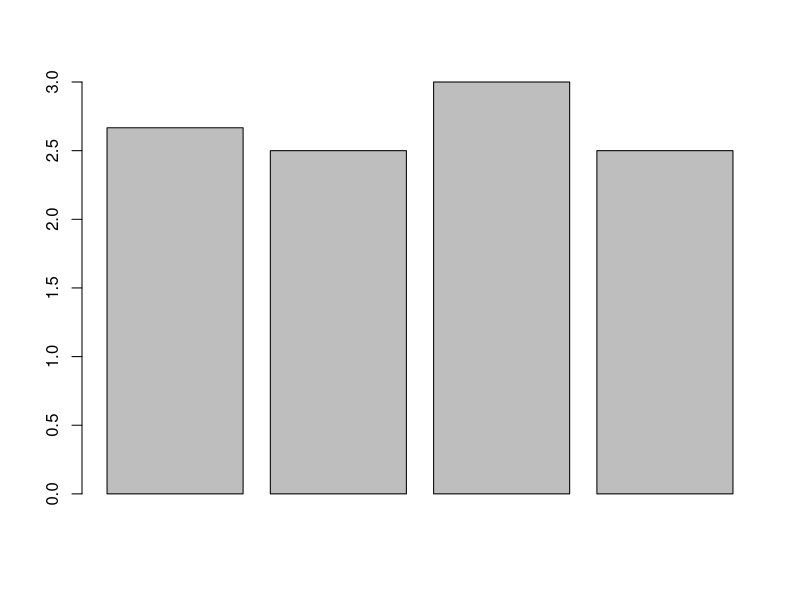

This figure's R source:
## ---- chunk 1
my_vector <- c(1, 2, 3, 4)

#print the vector
my_vector
## ---- chunk 2
char_vector <- c("I", "love", "to", "code", "in", "R.")

char_vector
## ---- chunk 3
length(char_vector)
## ---- chunk 4
b <- c(1, 2, 3, 4)

# You can add one to each element of the vector
b + 1
## ---- chunk 5
c <- c(pop = 10, soda = 20, cola = 30)

c
## ---- chunk 6
char_vector_2 <- c("But", "Python", "is", "ok", "too.")

c(char_vector, char_vector_2)
## ---- chunk 7
limb_meas <- c(humerus = 10, femur = 20, tibiofibula = 25)

limb_meas
## ---- chunk 8
body_size <- 40
## ---- chunk 9
dec <- c(3.24, 5.4, 2.04, 6.55)

typeof(dec)
## ---- chunk 10
mix_vec <- c(1, "two", 3L)

mix_vec

typeof(mix_vec)
## ---- chunk 11
mix_nums <- c(1L, 2L, 2.5, 3)
## ---- chunk 12
my_nums <- c(3, 5, 5)

mean(my_nums)
## ---- chunk 13
factorial(my_nums)
## ---- chunk 14
vec <- c(1, 2, 3, 4, 5)

vec2 <- c(4, 3, 2, 6, 8)

pmax(vec, vec2)
## ---- chunk 15
sentence_1 <- c("I", "want", "a", "pet", "turtle")

sentence_2 <- c("It", "will", "be", "green", "and", "brown")
## ---- chunk 16
z <- c(10, 11, 12, 13, 14, 15)

z[3] 
## ---- chunk 17
z[c(1, 4, 5)]
## ---- chunk 18
sentence_1 <- c("I", "want", "a", "pet", "turtle")
## ---- chunk 19
function_name <- function(arg_1, arg_2, arg_3 = 2) {
  
  # do some useful stuff
  new_var <- sum(arg_1) + sum(arg_2) 
  
  # do some more useful stuff
  div_out <- new_var / arg_3
  
  # return the value
  return(div_out) 
}
## ---- chunk 20
take_avg <- function(x){
  
  # this function takes the same of all values in x. Assumes x is a numeric vector
  s <- sum(x)
  
  # this counts the number of elements in x
  l <- length(x)
  
  # we're dividing the sum of values by the number of values to calculate the mean
  avg <- s / l
  
  # this specifies the value to be returned by the function
  return(avg)
}
## ---- chunk 21
v <- c(2.4, 3.65, 7.5, 1.22)

take_avg(v)
## ---- chunk 22
# hh = household
hh_1 <- c(2, 3, 3)
hh_2 <- c(3, 2, 2, 3)
hh_3 <- c(2, 4)
hh_4 <- c(3, 2)
## ---- chunk 23
limb_meas_corrected <- limb_meas / body_size

limb_meas_corrected
## ---- chunk 24
# number of words in sentence 1
length(sentence_1)

# number of words in sentence 2
length(sentence_2)
## ---- chunk 25
sentences <- c(sentence_1, sentence_2)

sentences
## ---- chunk 26
# count the number of letters in each word
letter_count <- nchar(sentences)

# get the total number of letters
num_letters <- sum(letter_count)

num_letters
## ---- chunk 27
big_words <- sentence_1[c(2, 4, 5)]

big_words
## ---- chunk 28
typeof(hh_1)
typeof(hh_2)
typeof(hh_3)
typeof(hh_4)
## ---- chunk 29
hh_avg_1 <- take_avg(hh_1)
hh_avg_2 <- take_avg(hh_2)
hh_avg_3 <- take_avg(hh_3)
hh_avg_4 <- take_avg(hh_4)
## ---- chunk 30
all_avgs <- c(hh_avg_1, hh_avg_2, hh_avg_3, hh_avg_4)
all_avgs
## ---- chunk 31
barplot(all_avgs)
## ---- chunk 32
take_avg(all_avgs)
